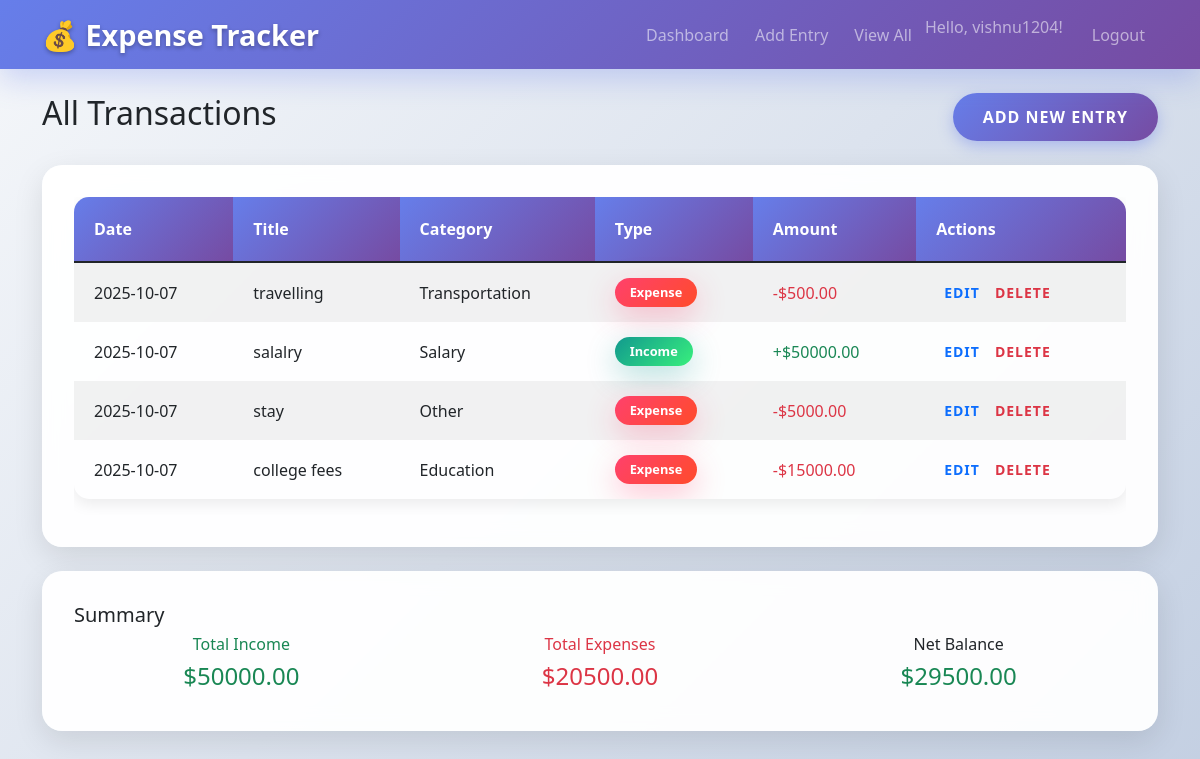
The page /view (signed in) on the database its author committed.
### app.py (models this page shows)
class User(db.Model, UserMixin):
    id = db.Column(db.Integer, primary_key=True)
    username = db.Column(db.String(100), unique=True, nullable=False)
    password = db.Column(db.String(100), nullable=False)
    expenses = db.relationship('Expense', backref='user', lazy=True)

class Expense(db.Model):
    id = db.Column(db.Integer, primary_key=True)
    title = db.Column(db.String(100), nullable=False)
    amount = db.Column(db.Float, nullable=False)
    category = db.Column(db.String(50), nullable=False)
    expense_type = db.Column(db.String(20), default='expense')  # 'income' or 'expense'
    date = db.Column(db.Date, default=datetime.utcnow)
    user_id = db.Column(db.Integer, db.ForeignKey('user.id'), nullable=False)

### app.py (the view)
@app.route('/view')
@login_required
def view_expenses():
    expenses = Expense.query.filter_by(user=current_user).order_by(Expense.date.desc()).all()
    return render_template('view_expenses.html', expenses=expenses)

### app.py (called while the page is built)
@login_manager.user_loader
def load_user(user_id):
    return User.query.get(int(user_id))

### templates/view_expenses.html (shortened to what this page needs)
{% extends "base.html" %}
{% block content %}
<div class="row">
    <div class="col-12">
        <div class="d-flex justify-content-between align-items-center mb-4">
            <h2>All Transactions</h2>
            <a href="{{ url_for('add_expense') }}" class="btn btn-primary">Add New Entry</a>
        </div>
    </div>
</div>
{% if expenses %}
<div class="card">
    <div class="card-body">
        <div class="table-responsive">
            <table class="table table-striped table-hover">
                <thead class="table-dark">
                    <tr>
                        <th>Date</th>
                        <th>Title</th>
                        <th>Category</th>
                        <th>Type</th>
                        <th>Amount</th>
                        <th>Actions</th>
                    </tr>
                </thead>
                <tbody>
                    {% for expense in expenses %}
                    <tr>
                        <td>{{ expense.date.strftime('%Y-%m-%d') }}</td>
                        <td>{{ expense.title }}</td>
                        <td>{{ expense.category }}</td>
                        <td>
                            <span class="badge {{ 'bg-success' if expense.expense_type == 'income' else 'bg-danger' }}">
                                {{ expense.expense_type.title() }}
                            </span>
                        </td>
                        <td class="{{ 'text-success' if expense.expense_type == 'income' else 'text-danger' }}">
                            {{ '+' if expense.expense_type == 'income' else '-' }}${{ "%.2f"|format(expense.amount) }}
                        </td>
                        <td>
                            <div class="btn-group btn-group-sm">
                                <a href="{{ url_for('edit_expense', id=expense.id) }}" class="btn btn-outline-primary btn-sm">Edit</a>
                                <a href="{{ url_for('delete_expense', id=expense.id) }}"
                                   class="btn btn-outline-danger btn-sm"
                                   onclick="return confirm('Are you sure you want to delete this entry?')">Delete</a>
                            </div>
                        </td>
                    </tr>
                    {% endfor %}
                </tbody>
            </table>
        </div>
    </div>
</div>
<div class="row mt-4">
    <div class="col-12">
        <div class="card">
            <div class="card-body">
                <h5 class="card-title">Summary</h5>
                <div class="row text-center">
                    <div class="col-md-4">
                        <h6 class="text-success">Total Income</h6>
                        <h4 class="text-success">${{ "%.2f"|format(expenses|selectattr("expense_type", "equalto", "income")|map(attribute="amount")|sum) }}</h4>
                    </div>
                    <div class="col-md-4">
                        <h6 class="text-danger">Total Expenses</h6>
                        <h4 class="text-danger">${{ "%.2f"|format(expenses|selectattr("expense_type", "equalto", "expense")|map(attribute="amount")|sum) }}</h4>
                    </div>
                    <div class="col-md-4">
                        <h6>Net Balance</h6>
                        {% set net = expenses|selectattr("expense_type", "equalto", "income")|map(attribute="amount")|sum - expenses|selectattr("expense_type", "equalto", "expense")|map(attribute="amount")|sum %}
                        <h4 class="{{ 'text-success' if net >= 0 else 'text-warning' }}">${{ "%.2f"|format(net) }}</h4>
                    </div>
                </div>
            </div>
        </div>
    </div>
</div>
{% endif %}
{% endblock %}

### templates/base.html (shortened to what this page needs)
<!DOCTYPE html>
<html lang="en">
<head>
    <link href="https://cdn.jsdelivr.net/npm/bootstrap@5.1.3/dist/css/bootstrap.min.css" rel="stylesheet">
    <link rel="stylesheet" href="{{ url_for('static', filename='css/style.css') }}">
</head>
<body>
    <nav class="navbar navbar-expand-lg navbar-dark bg-primary">
        <div class="container">
            <a class="navbar-brand" href="{{ url_for('dashboard') }}">💰 Expense Tracker</a>
            <div class="collapse navbar-collapse" id="navbarNav">
                <ul class="navbar-nav ms-auto">
                    {% if current_user.is_authenticated %}
                        <li class="nav-item">
                            <a class="nav-link" href="{{ url_for('dashboard') }}">Dashboard</a>
                        </li>
                        <li class="nav-item">
                            <a class="nav-link" href="{{ url_for('add_expense') }}">Add Entry</a>
                        </li>
                        <li class="nav-item">
                            <a class="nav-link" href="{{ url_for('view_expenses') }}">View All</a>
                        </li>
                        <li class="nav-item">
                            <span class="navbar-text me-3">Hello, {{ current_user.username }}!</span>
                        </li>
                        <li class="nav-item">
                            <a class="nav-link" href="{{ url_for('logout') }}">Logout</a>
                        </li>
                    {% endif %}
                </ul>
            </div>
        </div>
    </nav>
    <div class="container mt-4">
        {% block content %}{% endblock %}
    </div>
</body>
</html>

### static/css/style.css (style rules this page uses)
:root { --primary-gradient: linear-gradient(135deg, #667eea 0%, #764ba2 100%); --success-gradient: linear-gradient(135deg, #11998e 0%, #38ef7d 100%); --danger-gradient: linear-gradient(135deg, #ff416c 0%, #ff4b2b 100%); --warning-gradient: linear-gradient(135deg, #f093fb 0%, #f5576c 100%); --card-shadow: 0 10px 30px rgba(0, 0, 0, 0.1); --hover-shadow: 0 20px 40px rgba(0, 0, 0, 0.15); }
body { background: linear-gradient(135deg, #f5f7fa 0%, #c3cfe2 100%); font-family: 'Segoe UI', Tahoma, Geneva, Verdana, sans-serif; min-height: 100vh; }
.navbar { background: var(--primary-gradient) !important; backdrop-filter: blur(10px); box-shadow: 0 2px 20px rgba(0, 0, 0, 0.1); }
.navbar-brand { font-weight: 700; font-size: 1.8rem; text-shadow: 0 2px 4px rgba(0, 0, 0, 0.3); }
.nav-link { font-weight: 500; transition: all 0.3s ease; border-radius: 20px; margin: 0 5px; }
.card { border: none; border-radius: 20px; box-shadow: var(--card-shadow); transition: all 0.4s cubic-bezier(0.175, 0.885, 0.32, 1.275); backdrop-filter: blur(10px); background: rgba(255, 255, 255, 0.95); }
.card-body { padding: 2rem; }
.bg-success { background: var(--success-gradient) !important; box-shadow: 0 10px 30px rgba(17, 153, 142, 0.3); }
.bg-danger { background: var(--danger-gradient) !important; box-shadow: 0 10px 30px rgba(255, 65, 108, 0.3); }
.bg-primary { background: var(--primary-gradient) !important; box-shadow: 0 10px 30px rgba(102, 126, 234, 0.3); }
.btn { border-radius: 25px; font-weight: 600; padding: 12px 30px; transition: all 0.3s ease; border: none; text-transform: uppercase; letter-spacing: 1px; }
.btn-primary { background: var(--primary-gradient); box-shadow: 0 5px 15px rgba(102, 126, 234, 0.4); }
.table { border-radius: 15px; overflow: hidden; box-shadow: 0 5px 15px rgba(0, 0, 0, 0.08); }
.table th { background: var(--primary-gradient); color: white; border: none; font-weight: 600; padding: 20px; }
.table td { padding: 15px 20px; border: none; vertical-align: middle; }
.badge { font-size: 0.8em; padding: 8px 15px; border-radius: 20px; font-weight: 600; }
.card { animation: slideInUp 0.6s ease-out; }
.card-body h3, .card-body h4 { animation: pulse 2s infinite; }

### rows shown on the page
User: username "vishnu1204"
Expense: date "2025-10-07", title "travelling", category "Transportation", expense_type "Expense", expense_type "-", amount "500.00"
Expense: date "2025-10-07", title "salalry", category "Salary", expense_type "Income", expense_type "+", amount "50000.00"
Expense: date "2025-10-07", title "stay", category "Other", expense_type "Expense", expense_type "-", amount "5000.00"
Expense: date "2025-10-07", title "college fees", category "Education", expense_type "Expense", expense_type "-", amount "15000.00"

### other values the page prints
{{ "%.2f"|format(net) }} "29500.00"
